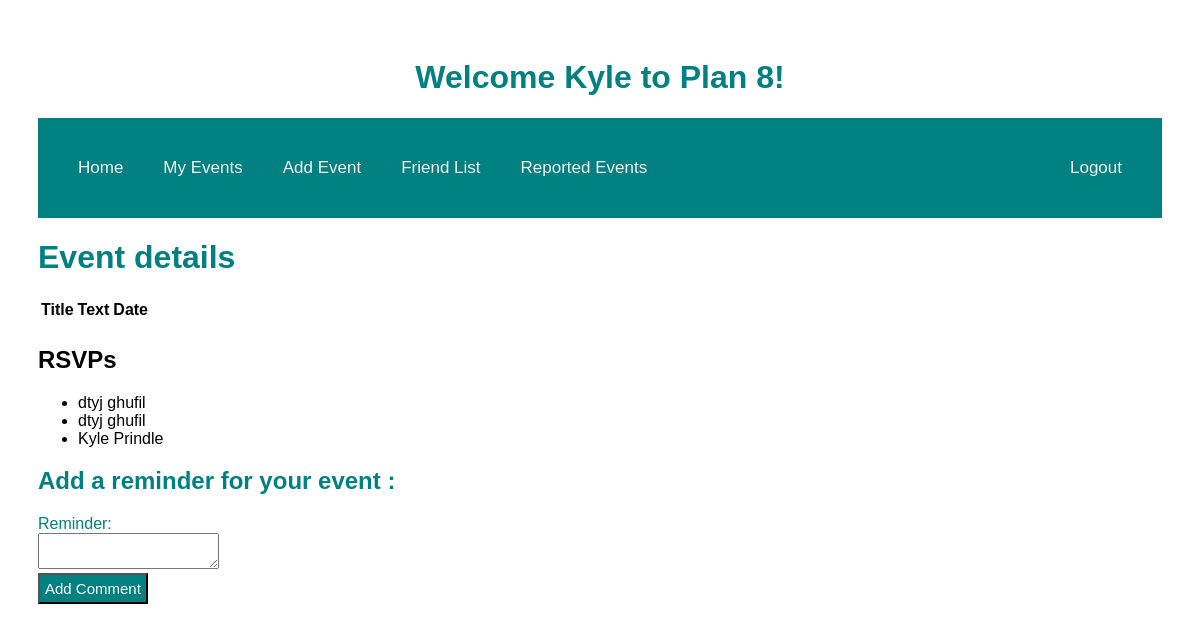
The app's page /events/1 (signed in), older data.
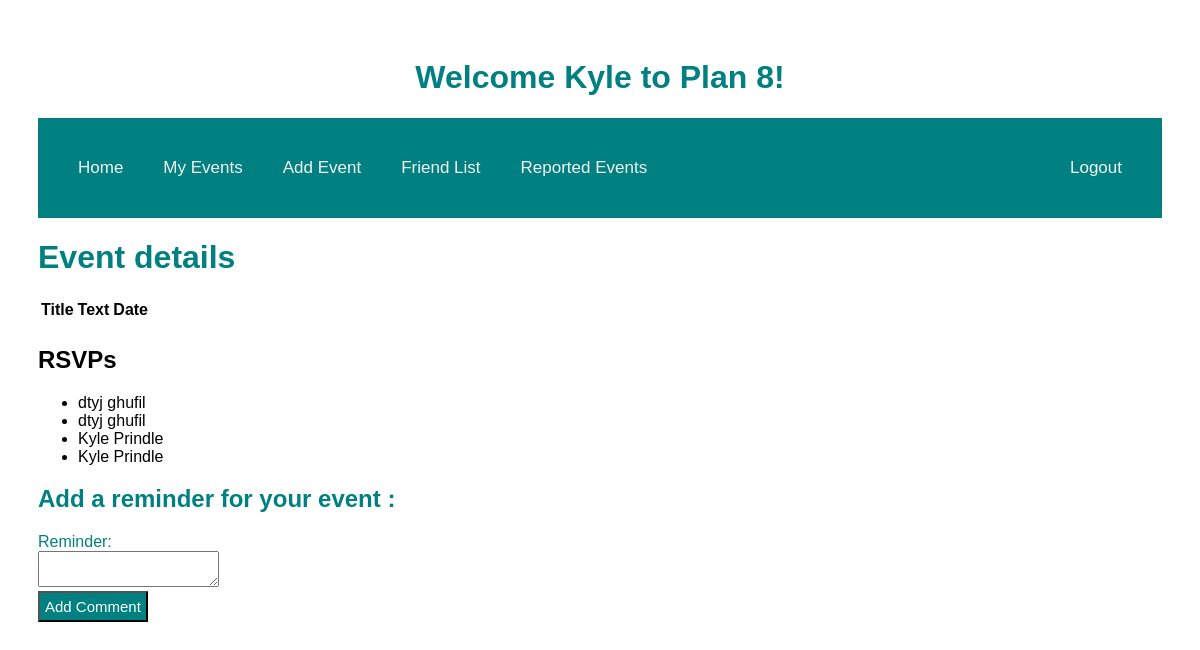
The same page, newer data.
### models.py (models this page shows, shortened)
class RSVP(db.Model):
    id = db.Column(db.Integer, primary_key=True)
    event_id = db.Column(db.Integer, db.ForeignKey("event.id"), nullable=False)
    user_id = db.Column(db.Integer, db.ForeignKey("user.id"), nullable=False)
    user= db.relationship("User", lazy=True)
    event= db.relationship("Event", lazy=True)

class User(db.Model):
    id = db.Column("id", db.Integer, primary_key=True)
    first_name = db.Column("first_name", db.String(100))
    last_name = db.Column("last_name", db.String(100))
    email = db.Column("email", db.String(100))
    password = db.Column(db.String(255), nullable=False)
    registered_on = db.Column(db.DateTime, nullable=False)
    events = db.relationship("Event", backref="user", lazy=True)
    comments = db.relationship("Comment", backref="user", lazy=True)

### main.py (the view)
@app.route('/events/<int:event_id>')
def get_event(event_id):
    if session.get('user'):
        my_event = db.session.query(Event).filter_by(id=event_id, user_id=session['user_id']).all()
        form_comment = CommentForm()
        event_rsvps = db.session.query(RSVP).filter_by(event_id=event_id).all()
        form_rsvp = RSVPForm()
        print(event_rsvps)
        return render_template('event.html', event=my_event, user=session['user'], form_comment=form_comment, form_rsvp=form_rsvp, rsvps=event_rsvps )
    else:
        return redirect(url_for('login'))

### forms.py
class CommentForm(FlaskForm):
    class Meta:
        csrf = False
    comment = TextAreaField('Reminder:',validators=[Length(min=1)])
    submit = SubmitField('Add Comment')

class RSVPForm(FlaskForm):
    class Meta:
        csrf = False
    submit = SubmitField('Yes RSVP')

### templates/event.html (shortened to what this page needs)
<!DOCTYPE html>
<html lang="en">
   <head>
       <link rel="stylesheet" href="{{ url_for('static', filename='main.css') }}">
   </head>
   <body>
   <h1 class="middle">Welcome {{user}} to Plan 8!</h1>
   <div class = "topnav">
   <nav>
           <a href="{{ url_for('home')}}" class="left"> Home </a>
           <a href="/events" class="left"> My Events </a>
           <a href="{{url_for('new_event')}}" class="left"> Add Event</a>
           <a href="{{url_for('new_event')}}" class="left"> Friend List</a>
           <a href="{{url_for('get_reports')}}" class="left"> Reported Events </a>
           <a href="{{ url_for('logout')}}" class="right">Logout</a>
       </nav>
       </div>
       <h1>Event details</h1>
       <table>
           <tr>
               <th>Title</th>
               <th>Text</th>
               <th>Date</th>
           </tr>
           <tr>
               <td>{{ event.title }}</td>
               <td>{{ event.text }}</td>
               <td>{{ event.date }}</td>
           </tr>
       </table>
       {% if rsvps %}
 {% if rsvps|length > 0 %}
   <h2>RSVPs</h2>
   <ul>
   {% for rsvp in rsvps %}
     <li>{{ rsvp.user.first_name + " "}}{{rsvp.user.last_name}}</li>
   {% endfor %}
   </ul>
 {% endif %}
{% endif %}
<form action="{{ url_for('new_comment', event_id=event.id) }}" method="post">
 <div class="formwrapper">
   <h2 class="title">Add a reminder for your event :</h2>
   <div class="form-field">
     {{ form_comment.comment.label }} <br/> {{ form_comment.comment }}
   </div>
   {{ form_comment.submit }}
 </div>
</form>
   </body>
</html>

Row changes from the older to the newer data that the page shows:
added RSVP: user "Kyle", user.last_name "Prindle"
